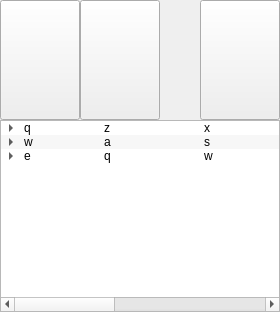
       <widget class="QWidget" name="m_pUpSuccessWgt" native="true">
        <layout class="QVBoxLayout" name="verticalLayout_5">
         <property name="spacing">
          <number>0</number>
         </property>
         <property name="leftMargin">
          <number>0</number>
         </property>
         <property name="topMargin">
          <number>0</number>
         </property>
         <property name="rightMargin">
          <number>0</number>
         </property>
         <property name="bottomMargin">
          <number>0</number>
         </property>
         <item>
          <widget class="QWidget" name="m_pUpSuccessTopWgt" native="true">
           <property name="minimumSize">
            <size>
             <width>0</width>
             <height>120</height>
            </size>
           </property>
           <property name="maximumSize">
            <size>
             <width>16777215</width>
             <height>16777215</height>
            </size>
           </property>
           <layout class="QHBoxLayout" name="horizontalLayout_5">
            <property name="spacing">
             <number>0</number>
            </property>
            <property name="leftMargin">
             <number>0</number>
            </property>
            <property name="topMargin">
             <number>0</number>
            </property>
            <property name="rightMargin">
             <number>0</number>
            </property>
            <property name="bottomMargin">
             <number>0</number>
            </property>
            <item>
             <widget class="QPushButton" name="pushButton_10">
              <property name="sizePolicy">
               <sizepolicy hsizetype="Preferred" vsizetype="Preferred">
                <horstretch>0</horstretch>
                <verstretch>0</verstretch>
               </sizepolicy>
              </property>
              <property name="minimumSize">
               <size>
                <width>80</width>
                <height>30</height>
               </size>
              </property>
              <property name="text">
               <string/>
              </property>
              <property name="icon">
               <iconset resource="res.qrc">
                <normaloff>:/Data/Image/disk_1.png</normaloff>
                <activeoff>:/Data/Image/disk_3.png</activeoff>:/Data/Image/disk_1.png</iconset>
              </property>
              <property name="iconSize">
               <size>
                <width>32</width>
                <height>32</height>
               </size>
              </property>
             </widget>
            </item>
            <item>
             <widget class="QPushButton" name="pushButton_11">
              <property name="sizePolicy">
               <sizepolicy hsizetype="Preferred" vsizetype="Preferred">
                <horstretch>0</horstretch>
                <verstretch>0</verstretch>
               </sizepolicy>
              </property>
              <property name="minimumSize">
               <size>
                <width>80</width>
                <height>30</height>
               </size>
              </property>
              <property name="text">
               <string/>
              </property>
              <property name="icon">
               <iconset resource="res.qrc">
                <normaloff>:/Data/Image/update_1.png</normaloff>
                <activeoff>:/Data/Image/update_3.png</activeoff>:/Data/Image/update_1.png</iconset>
              </property>
              <property name="iconSize">
               <size>
                <width>32</width>
                <height>32</height>
               </size>
              </property>
             </widget>
            </item>
            <item>
             <spacer name="horizontalSpacer_4">
              <property name="orientation">
               <enum>Qt::Horizontal</enum>
              </property>
              <property name="sizeHint" stdset="0">
               <size>
                <width>40</width>
                <height>20</height>
               </size>
              </property>
             </spacer>
            </item>
            <item>
             <widget class="QPushButton" name="pushButton_12">
              <property name="sizePolicy">
               <sizepolicy hsizetype="Preferred" vsizetype="Preferred">
                <horstretch>0</horstretch>
                <verstretch>0</verstretch>
               </sizepolicy>
              </property>
              <property name="minimumSize">
               <size>
                <width>80</width>
                <height>30</height>
               </size>
              </property>
              <property name="text">
               <string/>
              </property>
              <property name="icon">
               <iconset resource="res.qrc">
                <normaloff>:/Data/Image/delete_1.png</normaloff>
                <activeoff>:/Data/Image/delete_3.png</activeoff>:/Data/Image/delete_1.png</iconset>
              </property>
              <property name="iconSize">
               <size>
                <width>32</width>
                <height>32</height>
               </size>
              </property>
             </widget>
            </item>
           </layout>
          </widget>
         </item>
         <item>
          <widget class="QTreeWidget" name="treeWidget">
           <property name="alternatingRowColors">
            <bool>true</bool>
           </property>
           <property name="autoExpandDelay">
            <number>-1</number>
           </property>
           <property name="animated">
            <bool>true</bool>
           </property>
           <property name="allColumnsShowFocus">
            <bool>false</bool>
           </property>
           <property name="expandsOnDoubleClick">
            <bool>true</bool>
           </property>
           <attribute name="headerVisible">
            <bool>false</bool>
           </attribute>
           <column>
            <property name="text">
             <string>1</string>
            </property>
           </column>
           <column>
            <property name="text">
             <string>2</string>
            </property>
           </column>
           <column>
            <property name="text">
             <string>3</string>
            </property>
           </column>
           <column>
            <property name="text">
             <string>4</string>
            </property>
           </column>
           <column>
            <property name="text">
             <string>5</string>
            </property>
           </column>
           <column>
            <property name="text">
             <string>7</string>
            </property>
           </column>
           <column>
            <property name="text">
             <string>8</string>
            </property>
           </column>
           <item>
            <property name="text">
             <string>q</string>
            </property>
            <property name="text">
             <string>z</string>
            </property>
            <property name="text">
             <string>x</string>
            </property>
            <property name="text">
             <string>c</string>
            </property>
            <property name="text">
             <string>v</string>
            </property>
            <property name="text">
             <string>b</string>
            </property>
            <property name="text">
             <string>n</string>
            </property>
            <item>
             <property name="text">
              <string>qq</string>
             </property>
             <property name="text">
              <string>zz</string>
             </property>
             <property name="text">
              <string>xx</string>
             </property>
             <property name="text">
              <string>cc</string>
             </property>
             <property name="text">
              <string>vv</string>
             </property>
             <property name="text">
              <string>bb</string>
             </property>
             <property name="text">
              <string>nn</string>
             </property>
             <item>
              <property name="text">
               <string>qqq</string>
              </property>
              <property name="text">
               <string>zzz</string>
              </property>
              <property name="text">
               <string>xxx</string>
              </property>
              <property name="text">
               <string>ccc</string>
              </property>
              <property name="text">
               <string>vvv</string>
              </property>
              <property name="text">
               <string>bbb</string>
              </property>
              <property name="text">
               <string>nnn</string>
              </property>
             </item>
            </item>
           </item>
           <item>
            <property name="text">
             <string>w</string>
            </property>
            <property name="text">
             <string>a</string>
            </property>
            <property name="text">
             <string>s</string>
            </property>
            <property name="text">
             <string>d</string>
            </property>
            <property name="text">
             <string>f</string>
            </property>
            <property name="text">
             <string>g</string>
            </property>
            <property name="text">
             <string>h</string>
            </property>
            <item>
             <property name="text">
              <string>ww</string>
             </property>
             <property name="text">
              <string>aa</string>
             </property>
             <property name="text">
              <string>ss</string>
             </property>
             <property name="text">
              <string>dd</string>
             </property>
             <property name="text">
              <string>ff</string>
             </property>
             <property name="text">
              <string>gg</string>
             </property>
             <property name="text">
              <string>hh</string>
             </property>
            </item>
           </item>
           <item>
            <property name="text">
             <string>e</string>
            </property>
            <property name="text">
             <string>q</string>
            </property>
            <property name="text">
             <string>w</string>
            </property>
            <property name="text">
             <string>e</string>
            </property>
            <property name="text">
             <string>r</string>
            </property>
            <property name="text">
             <string>t</string>
            </property>
            <property name="text">
             <string>y</string>
            </property>
            <item>
             <property name="text">
              <string>ee</string>
             </property>
             <property name="text">
              <string>qq</string>
             </property>
             <property name="text">
              <string>ww</string>
             </property>
             <property name="text">
              <string>ee</string>
             </property>
             <property name="text">
              <string>rr</string>
             </property>
             <property name="text">
              <string>tt</string>
             </property>
             <property name="text">
              <string>yy</string>
             </property>
             <item>
              <property name="text">
               <string>eee</string>
              </property>
              <property name="text">
               <string>qqq</string>
              </property>
              <property name="text">
               <string>www</string>
              </property>
              <property name="text">
               <string>eee</string>
              </property>
              <property name="text">
               <string>rrr</string>
              </property>
              <property name="text">
               <string>ttt</string>
              </property>
              <property name="text">
               <string>yyy</string>
              </property>
             </item>
            </item>
           </item>
          </widget>
         </item>
        </layout>
       </widget>
